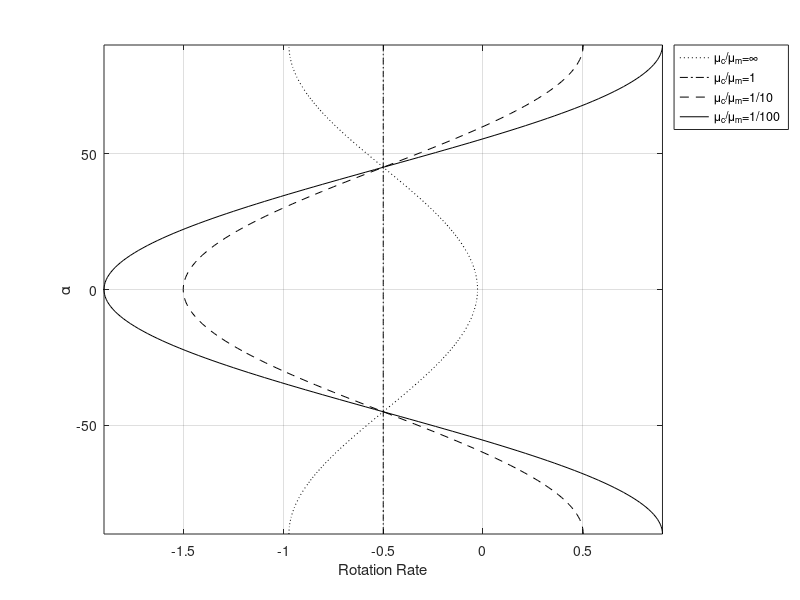

Write the MATLAB code that produced this figure.
%==============================================================================================================
% ELL_ROT_RATE
%
% Analytical formula for the rotation rate of an ellipse in combined, inclined  simple & pure shear
%
% 2002, Dani Schmid
%
% DISCLAIMER OF WARRANTY: 
% Since the Software is provided free of charge, the Software is provided on an AS IS basis,
% without warranty of any kind, including without limitation the warranties of merchantability,
% fitness for a particular purpose and non-infringement. The entire risk as to the quality and performance 
% of the Software is borne by you. Should the Software prove defective, 
% you assume the entire cost of any service and repair. 
%
% LIMITATION OF LIABILITY: 
% UNDER NO CIRCUMSTANCES AND UNDER NO LEGAL THEORY, TORT, CONTRACT, OR OTHERWISE, 
% SHALL THE AUTHORS BE LIABLE TO YOU OR ANY OTHER PERSON FOR ANY INDIRECT, SPECIAL, INCIDENTAL, 
% OR CONSEQUENTIAL DAMAGES OF ANY CHARACTER INCLUDING, WITHOUT LIMITATION, DAMAGES FOR LOSS OF GOODWILL, 
% WORK STOPPAGE, COMPUTER FAILURE OR MALFUNCTION, OR ANY AND ALL OTHER COMMERCIAL DAMAGES OR LOSSES
%==============================================================================================================

%CLEAR FIGURE
figure(1);
clf;

%FAR FIELD FLOW
er      = 0;
gr      = 1;
alpha   = -pi/2:(pi/2)/100:pi/2;

%ELLIPSE ASPECT RATIO
t       = 6;

%VISCOSITIES
mc      = [1e6,      1,  1/10, 1/100];
Styles  = {':k', '-.k', '--k', '-k'};

for m=1:length(mc)
    %ROTATAION RATE
	rot_rate = (-1./2.*(t.^2-mc(m).*t.^2+mc(m)-1)./ ...
                   (mc(m).*t.^2+mc(m)+2.*t).*cos(2.*alpha)-1./2).*gr ...
                   -1./2.*(2.*mc(m).*t.^2-2.*t.^2-2.*mc(m)+2)./ ...
                   (mc(m).*t.^2+mc(m)+2.*t).*sin(2.*alpha).*er;
    
    %PLOT
    plot(rot_rate, alpha/pi*180, Styles{m});
    hold on;
end
grid on;
axis tight;
xlabel('Rotation Rate');
ylabel('\alpha');
legend({'\mu_c/\mu_m=\infty','\mu_c/\mu_m=1','\mu_c/\mu_m=1/10','\mu_c/\mu_m=1/100'}, 'Location', 'NorthEastOutside')
